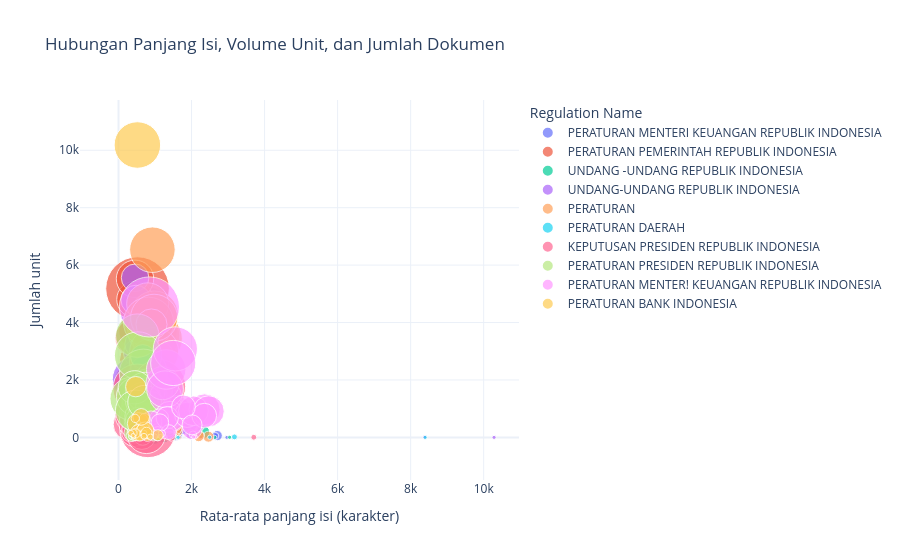

Notebook code cell kept with this figure:
### Code cell
# Visualisasi 6 — Analisis multidimensi; dataset tidak menyimpan koordinat geografis.
# Setiap titik mewakili kombinasi jenis regulasi dan tahun, sehingga hubungan volume, panjang isi, dan jumlah dokumen dapat dilihat sekaligus.
multidimensi = (
    lf.filter(pl.col('Regulation Name').is_in(jenis_utama))
    .group_by(['Regulation Name', 'Year'])
    .agg(
        pl.len().alias('jumlah_unit'),
        doc_key.n_unique().alias('jumlah_dokumen'),
        pl.col('Content').str.len_chars().mean().round(2).alias('rata_karakter_isi'),
    )
    .collect(engine='streaming')
)
fig6 = px.scatter(multidimensi.to_pandas(), x='rata_karakter_isi', y='jumlah_unit', size='jumlah_dokumen',
                  color='Regulation Name', hover_data=['Year', 'jumlah_dokumen'], size_max=45,
                  title='Hubungan Panjang Isi, Volume Unit, dan Jumlah Dokumen',
                  labels={'rata_karakter_isi': 'Rata-rata panjang isi (karakter)', 'jumlah_unit': 'Jumlah unit'},
                  template='plotly_white')
fig6.show()

### Figure 1 — Plotly figure (JSON) as saved in the notebook; plotly's stock layout.template omitted (floating-point values rounded to 4 significant figures; data arrays with more than 128 entries replaced by an {"elided": "..."} marker saying what was removed)
{"data": [{"customdata": [[2018, 8], [1995, 78], [2016, 10], [2015, 12], [2005, 49], [2009, 42], [2004, 21], [2013, 153], [2003, 23], [2010, 107], [1960, 8], [1985, 19], [2007, 14], [2011, 123], [1974, 7], [1992, 5], [2020, 15], [1997, 4], [2001, 6], [2021, 1], [2023, 14], [2022, 3], [1981, 2], [2014, 151], [2012, 143], [2002, 15], [2017, 5], [1983, 77], [1994, 2], [1945, 35], [2019, 2], [2006, 19], [2008, 21], [2000, 5], [1999, 3], [1980, 2], [2024, 29], [2025, 13], [1991, 1], [1967, 1]], "hovertemplate": "Regulation Name=PERATURAN MENTERI KEUANGAN REPUBLIK INDONESIA<br>Rata-rata panjang isi (karakter)=%{x}<br>Jumlah unit=%{y}<br>jumlah_dokumen=%{customdata[1]}<br>Year=%{customdata[0]}<extra></extra>", "legendgroup": "PERATURAN MENTERI KEUANGAN REPUBLIK INDONESIA", "marker": {"color": "#636efa", "size": [8, 78, 10, 12, 49, 42, 21, 153, 23, 107, 8, 19, 14, 123, 7, 5, 15, 4, 6, 1, 14, 3, 2, 151, 143, 15, 5, 77, 2, 35, 2, 19, 21, 5, 3, 2, 29, 13, 1, 1], "sizemode": "area", "sizeref": 0.1156, "symbol": "circle"}, "mode": "markers", "name": "PERATURAN MENTERI KEUANGAN REPUBLIK INDONESIA", "orientation": "h", "showlegend": true, "type": "scatter", "x": [819.2, 1254.0, 1264.0, 1491.0, 812.2, 919.0, 898.3, 852.6, 1104.0, 754.0, 559.2, 1023.0, 856.7, 1087.0, 929.7, 1568.0, 1553.0, 993.6, 2703.0, 2670.0, 1339.0, 2649.0, 1464.0, 744.8, 824.4, 855.8, 1624.0, 1182.0, 1061.0, 1173.0, 1591.0, 1795.0, 887.9, 739.1, 680.0, 673.4, 1855.0, 1767.0, 546.5, 2970.0], "xaxis": "x", "y": [167, 1033, 174, 158, 644, 508, 506, 2090, 523, 3859, 369, 297, 194, 1296, 59, 41, 446, 143, 64, 77, 524, 50, 50, 4377, 2115, 159, 68, 1193, 15, 1015, 63, 393, 337, 101, 106, 24, 518, 358, 13, 1], "yaxis": "y"}, {"customdata": {"elided": "81x2 int values"}, "hovertemplate": "Regulation Name=PERATURAN PEMERINTAH REPUBLIK INDONESIA<br>Rata-rata panjang isi (karakter)=%{x}<br>Jumlah unit=%{y}<br>jumlah_dokumen=%{customdata[1]}<br>Year=%{customdata[0]}<extra></extra>", "legendgroup": "PERATURAN PEMERINTAH REPUBLIK INDONESIA", "marker": {"color": "#EF553B", "size": [79, 67, 55, 54, 74, 33, 66, 75, 45, 62, 47, 43, 44, 15, 28, 43, 35, 73, 44, 46, 56, 33, 42, 234, 30, 33, 41, 1, 34, 70, 46, 102, 61, 28, 31, 31, 47, 7, 26, 61, 56, 76, 61, 80, 50, 22, 36, 47, 76, 44, 37, 6, 24, 24, 7, 23, 48, 46, 34, 35, 76, 40, 49, 31, 33, 15, 54, 26, 60, 61, 60, 57, 40, 40, 61, 64, 77, 81, 3, 24, 1], "sizemode": "area", "sizeref": 0.1156, "symbol": "circle"}, "mode": "markers", "name": "PERATURAN PEMERINTAH REPUBLIK INDONESIA", "orientation": "h", "showlegend": true, "type": "scatter", "x": [513.3, 499.3, 547.5, 480.5, 381.9, 717.0, 528.6, 478.0, 551.6, 503.5, 443.5, 409.0, 547.5, 474.1, 504.6, 745.7, 537.1, 592.8, 591.1, 447.9, 596.0, 511.8, 624.1, 520.5, 541.2, 475.1, 556.2, 387.7, 709.2, 523.2, 599.2, 694.9, 580.6, 614.9, 841.8, 633.6, 683.6, 752.8, 415.1, 472.7, 614.1, 447.7, 488.6, 415.2, 479.2, 496.4, 499.4, 455.7, 465.1, 460.2, 437.8, 358.2, 578.7, 550.8, 635.9, 575.4, 417.8, 501.5, 450.1, 424.2, 722.5, 555.5, 583.6, 494.2, 510.7, 581.2, 599.8, 679.4, 699.2, 544.2, 654.9, 571.0, 656.5, 629.8, 733.0, 430.8, 513.6, 451.6, 528.9, 879.4, 229.0], "xaxis": "x", "y": [3700, 1576, 1460, 1864, 1962, 656, 1929, 1425, 864, 1726, 1147, 1321, 794, 211, 672, 1042, 468, 659, 490, 740, 714, 475, 1506, 5182, 768, 559, 442, 15, 361, 1302, 608, 1577, 693, 720, 500, 1057, 1520, 253, 454, 2715, 1013, 4805, 2118, 3470, 1904, 264, 995, 1422, 1253, 727, 643, 64, 379, 603, 88, 572, 911, 450, 427, 510, 1207, 441, 711, 466, 497, 263, 434, 259, 697, 972, 591, 825, 323, 376, 1022, 1566, 1279, 5523, 11, 601, 5], "yaxis": "y"}, {"customdata": [[1998, 13], [1972, 6], [1978, 7], [1953, 29], [1969, 15], [1993, 7], [1984, 7], [1973, 7], [1997, 24], [1977, 2], [1971, 12], [1979, 5], [1999, 2], [1965, 20], [1975, 4], [1962, 19], [1964, 35], [1963, 13], [1961, 20], [1959, 24], [2017, 3], [2013, 14], [2016, 6], [1951, 20], [1945, 1], [2010, 2], [2011, 6], [2002, 25], [1952, 18], [1982, 1], [1980, 1], [1958, 79], [1970, 14], [1996, 9], [1966, 12], [1981, 7], [1967, 11], [1954, 57], [1994, 10], [1976, 8], [1974, 8], [1995, 10], [2000, 14], [1957, 76], [1955, 12], [1956, 23], [2015, 11], [1950, 7], [2019, 3], [2014, 12], [2012, 11], [2008, 4], [2003, 35]], "hovertemplate": "Regulation Name=UNDANG -UNDANG REPUBLIK INDONESIA<br>Rata-rata panjang isi (karakter)=%{x}<br>Jumlah unit=%{y}<br>jumlah_dokumen=%{customdata[1]}<br>Year=%{customdata[0]}<extra></extra>", "legendgroup": "UNDANG -UNDANG REPUBLIK INDONESIA", "marker": {"color": "#00cc96", "size": [13, 6, 7, 29, 15, 7, 7, 7, 24, 2, 12, 5, 2, 20, 4, 19, 35, 13, 20, 24, 3, 14, 6, 20, 1, 2, 6, 25, 18, 1, 1, 79, 14, 9, 12, 7, 11, 57, 10, 8, 8, 10, 14, 76, 12, 23, 11, 7, 3, 12, 11, 4, 35], "sizemode": "area", "sizeref": 0.1156, "symbol": "circle"}, "mode": "markers", "name": "UNDANG -UNDANG REPUBLIK INDONESIA", "orientation": "h", "showlegend": true, "type": "scatter", "x": [1121.0, 574.3, 419.8, 786.4, 574.7, 505.6, 600.1, 547.1, 605.6, 521.2, 573.8, 430.2, 416.4, 607.4, 811.8, 530.4, 582.9, 503.8, 575.3, 834.1, 1331.0, 978.4, 619.1, 1019.0, 3044.0, 1072.0, 951.1, 562.3, 953.8, 2637.0, 546.0, 653.3, 672.7, 856.9, 485.4, 459.2, 480.9, 867.8, 2315.0, 934.3, 653.4, 685.0, 924.8, 598.5, 1234.0, 634.3, 843.0, 1030.0, 460.6, 743.6, 1018.0, 869.6, 599.0], "xaxis": "x", "y": [271, 102, 115, 523, 363, 152, 138, 115, 2071, 29, 249, 254, 238, 936, 71, 445, 801, 141, 456, 388, 51, 566, 533, 135, 4, 55, 310, 1607, 102, 3, 2, 942, 293, 458, 230, 150, 501, 273, 189, 51, 211, 657, 471, 362, 63, 405, 299, 163, 163, 542, 287, 181, 1509], "yaxis": "y"}, {"customdata": [[1976, 3], [1982, 2], [1992, 23], [1999, 48], [1985, 17], [1991, 7], [1994, 1], [1971, 1], [1954, 17], [2009, 44], [2000, 5], [2014, 2], [2018, 6], [2019, 1], [2015, 2], [2024, 121], [2011, 1], [2001, 2], [2013, 1], [2004, 32], [2005, 13], [2002, 2], [2025, 1], [1990, 10], [1986, 5], [1989, 8], [1987, 8], [1988, 6], [1967, 1], [1968, 4], [1981, 1], [1960, 8], [1956, 9], [2017, 6], [1958, 3], [2016, 6], [1945, 13], [2022, 11], [2023, 12], [1948, 1], [1946, 1], [2008, 51], [2007, 45], [2010, 11], [2006, 21], [2027, 1], [1997, 1], [1957, 1], [2003, 1]], "hovertemplate": "Regulation Name=UNDANG-UNDANG REPUBLIK INDONESIA<br>Rata-rata panjang isi (karakter)=%{x}<br>Jumlah unit=%{y}<br>jumlah_dokumen=%{customdata[1]}<br>Year=%{customdata[0]}<extra></extra>", "legendgroup": "UNDANG-UNDANG REPUBLIK INDONESIA", "marker": {"color": "#ab63fa", "size": [3, 2, 23, 48, 17, 7, 1, 1, 17, 44, 5, 2, 6, 1, 2, 121, 1, 2, 1, 32, 13, 2, 1, 10, 5, 8, 8, 6, 1, 4, 1, 8, 9, 6, 3, 6, 13, 11, 12, 1, 1, 51, 45, 11, 21, 1, 1, 1, 1], "sizemode": "area", "sizeref": 0.1156, "symbol": "circle"}, "mode": "markers", "name": "UNDANG-UNDANG REPUBLIK INDONESIA", "orientation": "h", "showlegend": true, "type": "scatter", "x": [457.9, 741.4, 491.5, 529.7, 620.9, 804.8, 10280.0, 1338.0, 666.6, 453.9, 715.9, 874.7, 582.7, 1498.0, 1386.0, 456.6, 532.8, 404.6, 320.3, 453.1, 557.3, 1192.0, 907.8, 523.0, 429.9, 485.1, 1089.0, 740.0, 2252.0, 619.5, 347.9, 814.0, 793.9, 680.4, 756.6, 1984.0, 1350.0, 642.1, 812.3, 715.5, 293.0, 475.5, 553.6, 403.0, 559.2, 1238.0, 2543.0, 8385.0, 1458.0], "xaxis": "x", "y": [116, 18, 2097, 2934, 585, 154, 1, 3, 240, 5558, 57, 57, 194, 4, 22, 2023, 299, 321, 89, 4054, 520, 35, 57, 301, 306, 704, 88, 125, 4, 113, 584, 203, 87, 137, 51, 104, 327, 533, 319, 2, 2, 4783, 3254, 1140, 1291, 4, 14, 9, 26], "yaxis": "y"}, {"customdata": [[1945, 76], [2013, 94], [2017, 140], [2012, 61], [1974, 7], [1957, 1], [2016, 137], [2004, 19], [2005, 14], [2011, 104], [2003, 10], [2019, 143], [1999, 5], [1959, 3], [2009, 37], [2020, 133], [1998, 1], [1963, 1], [2002, 5], [1997, 3], [1989, 1], [2025, 2], [2022, 102], [1961, 3], [1984, 1], [1965, 1], [2000, 2], [1975, 1], [2008, 27], [2015, 145], [1950, 9], [2010, 68], [2014, 121], [2006, 7], [2018, 139], [2007, 33], [1996, 2], [1983, 5], [1992, 5], [2021, 128], [2023, 120], [2024, 56], [1956, 2], [1958, 1], [1994, 2]], "hovertemplate": "Regulation Name=PERATURAN<br>Rata-rata panjang isi (karakter)=%{x}<br>Jumlah unit=%{y}<br>jumlah_dokumen=%{customdata[1]}<br>Year=%{customdata[0]}<extra></extra>", "legendgroup": "PERATURAN", "marker": {"color": "#FFA15A", "size": [76, 94, 140, 61, 7, 1, 137, 19, 14, 104, 10, 143, 5, 3, 37, 133, 1, 1, 5, 3, 1, 2, 102, 3, 1, 1, 2, 1, 27, 145, 9, 68, 121, 7, 139, 33, 2, 5, 5, 128, 120, 56, 2, 1, 2], "sizemode": "area", "sizeref": 0.1156, "symbol": "circle"}, "mode": "markers", "name": "PERATURAN", "orientation": "h", "showlegend": true, "type": "scatter", "x": [969.6, 803.1, 928.4, 1384.0, 2462.0, 1675.0, 1009.0, 692.6, 876.3, 934.4, 1282.0, 1068.0, 894.7, 2255.0, 1437.0, 982.3, 280.0, 654.2, 659.0, 316.0, 352.5, 876.7, 798.4, 873.8, 558.9, 607.8, 876.3, 1118.0, 1465.0, 820.4, 795.7, 719.3, 923.9, 2197.0, 975.4, 767.6, 1587.0, 429.5, 1176.0, 973.4, 928.0, 902.6, 899.9, 1013.0, 1555.0], "xaxis": "x", "y": [2858, 1905, 3700, 887, 25, 8, 3543, 266, 232, 1873, 107, 3439, 54, 82, 347, 4264, 3, 96, 100, 12, 2, 87, 4651, 23, 14, 10, 41, 3, 405, 4011, 99, 2120, 2660, 42, 2975, 625, 59, 191, 90, 4166, 6537, 3933, 18, 13, 3], "yaxis": "y"}, {"customdata": [[2013, 30], [2011, 55], [2012, 22], [2014, 26], [2010, 34], [2008, 32], [2004, 14], [2006, 19], [2009, 36], [2007, 20], [2001, 24], [1986, 12], [1996, 7], [2000, 4], [1991, 13], [1997, 8], [1995, 10], [1959, 4], [2024, 11], [1987, 4], [1990, 8], [1984, 4], [1989, 1], [1979, 1], [1982, 2], [1983, 1], [1960, 1], [1974, 1], [2023, 12], [1945, 24], [2015, 15], [2016, 13], [2005, 24], [2017, 18], [1998, 8], [1956, 1], [2002, 13], [1950, 3], [1981, 16], [2018, 16], [2019, 12], [2020, 11], [2021, 16], [2003, 11], [1999, 13], [1994, 7], [2022, 16], [1993, 3], [1958, 1], [1992, 3], [1988, 5], [1980, 9], [1985, 2], [1962, 1]], "hovertemplate": "Regulation Name=PERATURAN DAERAH<br>Rata-rata panjang isi (karakter)=%{x}<br>Jumlah unit=%{y}<br>jumlah_dokumen=%{customdata[1]}<br>Year=%{customdata[0]}<extra></extra>", "legendgroup": "PERATURAN DAERAH", "marker": {"color": "#19d3f3", "size": [30, 55, 22, 26, 34, 32, 14, 19, 36, 20, 24, 12, 7, 4, 13, 8, 10, 4, 11, 4, 8, 4, 1, 1, 2, 1, 1, 1, 12, 24, 15, 13, 24, 18, 8, 1, 13, 3, 16, 16, 12, 11, 16, 11, 13, 7, 16, 3, 1, 3, 5, 9, 2, 1], "sizemode": "area", "sizeref": 0.1156, "symbol": "circle"}, "mode": "markers", "name": "PERATURAN DAERAH", "orientation": "h", "showlegend": true, "type": "scatter", "x": [966.9, 743.5, 810.0, 970.4, 665.0, 608.6, 1047.0, 542.2, 637.1, 592.4, 527.8, 632.7, 601.0, 681.6, 585.6, 419.4, 1089.0, 1413.0, 1110.0, 808.4, 609.6, 723.3, 427.8, 2496.0, 1538.0, 8397.0, 671.7, 1635.0, 1274.0, 700.5, 930.6, 836.1, 508.0, 650.2, 476.4, 1360.0, 666.9, 1031.0, 622.0, 712.0, 1296.0, 737.1, 1003.0, 662.1, 919.8, 752.8, 1393.0, 592.2, 578.3, 299.5, 721.9, 654.0, 3175.0, 743.2], "xaxis": "x", "y": [1238, 2309, 960, 1370, 2811, 1882, 236, 683, 1610, 1051, 659, 293, 151, 103, 288, 197, 262, 62, 635, 38, 367, 92, 138, 6, 6, 1, 22, 2, 970, 1809, 1053, 1139, 513, 1141, 430, 8, 323, 60, 776, 637, 310, 648, 937, 425, 453, 313, 522, 500, 34, 52, 282, 256, 18, 4], "yaxis": "y"}, {"customdata": {"elided": "73x2 int values"}, "hovertemplate": "Regulation Name=KEPUTUSAN PRESIDEN REPUBLIK INDONESIA<br>Rata-rata panjang isi (karakter)=%{x}<br>Jumlah unit=%{y}<br>jumlah_dokumen=%{customdata[1]}<br>Year=%{customdata[0]}<extra></extra>", "legendgroup": "KEPUTUSAN PRESIDEN REPUBLIK INDONESIA", "marker": {"color": "#FF6692", "size": [11, 17, 4, 136, 44, 64, 72, 13, 11, 12, 67, 46, 47, 50, 52, 59, 184, 40, 17, 7, 13, 22, 12, 3, 10, 20, 5, 41, 3, 4, 15, 16, 2, 2, 1, 2, 21, 15, 8, 8, 90, 70, 163, 147, 69, 15, 3, 11, 11, 47, 68, 57, 46, 52, 88, 56, 52, 32, 23, 1, 12, 12, 4, 2, 11, 4, 2, 46, 1, 20, 86, 2, 1], "sizemode": "area", "sizeref": 0.1156, "symbol": "circle"}, "mode": "markers", "name": "KEPUTUSAN PRESIDEN REPUBLIK INDONESIA", "orientation": "h", "showlegend": true, "type": "scatter", "x": [643.2, 427.1, 631.7, 509.7, 906.6, 706.0, 464.4, 276.3, 485.5, 576.5, 428.9, 628.4, 450.7, 500.0, 425.1, 290.9, 804.8, 545.1, 370.9, 428.7, 548.8, 382.6, 543.2, 818.2, 580.6, 616.1, 507.7, 526.4, 325.9, 1450.0, 713.5, 604.3, 201.3, 814.0, 310.0, 900.3, 493.6, 822.7, 467.7, 435.4, 443.1, 702.0, 1112.0, 635.0, 608.2, 577.1, 1018.0, 517.6, 456.0, 794.7, 499.7, 507.4, 434.6, 417.8, 972.7, 771.5, 906.6, 446.4, 356.2, 370.8, 286.3, 391.6, 776.2, 439.2, 607.0, 655.0, 864.0, 639.2, 624.9, 663.9, 760.4, 3705.0, 345.4], "xaxis": "x", "y": [79, 102, 21, 1709, 430, 616, 710, 122, 65, 204, 546, 426, 443, 377, 400, 453, 277, 232, 150, 116, 317, 168, 89, 50, 158, 100, 47, 197, 8, 17, 212, 108, 6, 4, 3, 11, 201, 98, 65, 82, 796, 611, 1783, 1471, 1112, 147, 18, 84, 71, 423, 595, 329, 173, 478, 751, 551, 449, 207, 177, 9, 283, 94, 9, 18, 193, 7, 3, 72, 13, 50, 109, 6, 19], "yaxis": "y"}, {"customdata": [[2017, 73], [1960, 26], [1959, 4], [2018, 70], [1945, 90], [2001, 1], [2015, 109], [2016, 80], [2012, 113], [2014, 134], [1977, 3], [2024, 129], [2025, 9], [2013, 59], [1965, 16], [2009, 46], [1966, 7], [2004, 5], [1961, 19], [2007, 107], [2005, 84], [2003, 1], [2019, 43], [2008, 76], [2020, 7], [2021, 54], [2027, 3], [2022, 90], [2023, 53], [2010, 64], [1964, 44], [1963, 23], [2006, 98], [2011, 66], [1962, 6], [1974, 1], [1971, 1], [2000, 1]], "hovertemplate": "Regulation Name=PERATURAN PRESIDEN REPUBLIK INDONESIA<br>Rata-rata panjang isi (karakter)=%{x}<br>Jumlah unit=%{y}<br>jumlah_dokumen=%{customdata[1]}<br>Year=%{customdata[0]}<extra></extra>", "legendgroup": "PERATURAN PRESIDEN REPUBLIK INDONESIA", "marker": {"color": "#B6E880", "size": [73, 26, 4, 70, 90, 1, 109, 80, 113, 134, 3, 129, 9, 59, 16, 46, 7, 5, 19, 107, 84, 1, 43, 76, 7, 54, 3, 90, 53, 64, 44, 23, 98, 66, 6, 1, 1, 1], "sizemode": "area", "sizeref": 0.1156, "symbol": "circle"}, "mode": "markers", "name": "PERATURAN PRESIDEN REPUBLIK INDONESIA", "orientation": "h", "showlegend": true, "type": "scatter", "x": [558.8, 489.3, 953.3, 825.0, 631.9, 409.7, 515.0, 600.0, 871.2, 680.1, 512.5, 534.8, 813.8, 445.4, 377.4, 543.6, 356.8, 1072.0, 510.1, 354.8, 466.2, 607.8, 546.0, 681.9, 1379.0, 721.5, 385.0, 730.1, 881.3, 446.7, 564.3, 524.1, 477.2, 716.2, 428.6, 329.1, 462.3, 475.0], "xaxis": "x", "y": [953, 496, 22, 949, 1314, 56, 3544, 1073, 1635, 2237, 24, 2854, 155, 744, 153, 546, 54, 41, 231, 1346, 1421, 13, 742, 1288, 230, 647, 27, 1582, 1072, 1745, 576, 232, 930, 1225, 80, 14, 14, 2], "yaxis": "y"}, {"customdata": [[2018, 54], [2017, 33], [2004, 59], [2011, 47], [2016, 53], [2014, 64], [2005, 209], [2012, 24], [2008, 20], [2002, 11], [2013, 37], [2003, 27], [2001, 3], [2020, 90], [2023, 113], [2024, 7], [1994, 1], [1959, 1], [1983, 56], [1995, 51], [2015, 78], [2010, 56], [1981, 6], [2019, 29], [2006, 35], [2007, 13], [2009, 18], [1965, 2], [1960, 1], [1945, 118], [1985, 1], [1999, 3], [1997, 3], [2021, 33], [2000, 2], [2022, 23], [1954, 1], [1947, 1], [1980, 1]], "hovertemplate": "Regulation Name=PERATURAN MENTER! KEUANGAN REPUBLIK INDONESIA<br>Rata-rata panjang isi (karakter)=%{x}<br>Jumlah unit=%{y}<br>jumlah_dokumen=%{customdata[1]}<br>Year=%{customdata[0]}<extra></extra>", "legendgroup": "PERATURAN MENTER! KEUANGAN REPUBLIK INDONESIA", "marker": {"color": "#FF97FF", "size": [54, 33, 59, 47, 53, 64, 209, 24, 20, 11, 37, 27, 3, 90, 113, 7, 1, 1, 56, 51, 78, 56, 6, 29, 35, 13, 18, 2, 1, 118, 1, 3, 3, 33, 2, 23, 1, 1, 1], "sizemode": "area", "sizeref": 0.1156, "symbol": "circle"}, "mode": "markers", "name": "PERATURAN MENTER! KEUANGAN REPUBLIK INDONESIA", "orientation": "h", "showlegend": true, "type": "scatter", "x": [1571.0, 2060.0, 1291.0, 1407.0, 1411.0, 1208.0, 846.1, 2011.0, 1118.0, 1051.0, 1882.0, 891.1, 2038.0, 1306.0, 1556.0, 1380.0, 2103.0, 1254.0, 2356.0, 2053.0, 1274.0, 2469.0, 1075.0, 1336.0, 2349.0, 1380.0, 1132.0, 633.3, 458.2, 1498.0, 679.5, 734.7, 1187.0, 1778.0, 987.2, 2014.0, 1151.0, 2059.0, 816.8], "xaxis": "x", "y": [926, 536, 1422, 646, 729, 1891, 4542, 287, 672, 232, 786, 545, 99, 2365, 3082, 155, 10, 20, 975, 926, 1677, 908, 197, 688, 759, 181, 513, 25, 314, 2592, 13, 79, 137, 1061, 24, 437, 32, 14, 4], "yaxis": "y"}, {"customdata": [[2014, 12], [2016, 28], [1992, 125], [2004, 9], [2011, 7], [2010, 5], [2001, 8], [2020, 7], [2021, 7], [2019, 8], [2008, 24], [2017, 10], [2018, 7], [2003, 3], [2000, 7], [1998, 3], [2005, 8], [2012, 5], [2015, 17], [2013, 6], [1999, 16], [2009, 5], [2002, 1], [2022, 3], [2023, 7], [2024, 4], [2025, 2], [2006, 2], [2007, 4], [1997, 2], [1995, 1], [1986, 1]], "hovertemplate": "Regulation Name=PERATURAN BANK INDONESIA<br>Rata-rata panjang isi (karakter)=%{x}<br>Jumlah unit=%{y}<br>jumlah_dokumen=%{customdata[1]}<br>Year=%{customdata[0]}<extra></extra>", "legendgroup": "PERATURAN BANK INDONESIA", "marker": {"color": "#FECB52", "size": [12, 28, 125, 9, 7, 5, 8, 7, 7, 8, 24, 10, 7, 3, 7, 3, 8, 5, 17, 6, 16, 5, 1, 3, 7, 4, 2, 2, 4, 2, 1, 1], "sizemode": "area", "sizeref": 0.1156, "symbol": "circle"}, "mode": "markers", "name": "PERATURAN BANK INDONESIA", "orientation": "h", "showlegend": true, "type": "scatter", "x": [683.8, 542.9, 516.5, 492.2, 1077.0, 558.3, 788.6, 715.6, 751.2, 678.1, 472.4, 523.5, 621.1, 543.3, 662.8, 539.8, 620.9, 830.4, 734.6, 578.4, 619.7, 467.4, 402.2, 683.6, 765.0, 458.1, 872.6, 698.1, 394.2, 335.9, 416.7, 399.9], "xaxis": "x", "y": [237, 479, 10183, 105, 77, 326, 68, 644, 218, 310, 1768, 211, 232, 92, 176, 168, 94, 116, 242, 47, 715, 140, 44, 129, 163, 661, 16, 40, 148, 141, 30, 68], "yaxis": "y"}], "layout": {"legend": {"itemsizing": "constant", "title": {"text": "Regulation Name"}, "tracegroupgap": 0}, "title": {"text": "Hubungan Panjang Isi, Volume Unit, dan Jumlah Dokumen"}, "xaxis": {"anchor": "y", "domain": [0, 1], "title": {"text": "Rata-rata panjang isi (karakter)"}}, "yaxis": {"anchor": "x", "domain": [0, 1], "title": {"text": "Jumlah unit"}}}}
